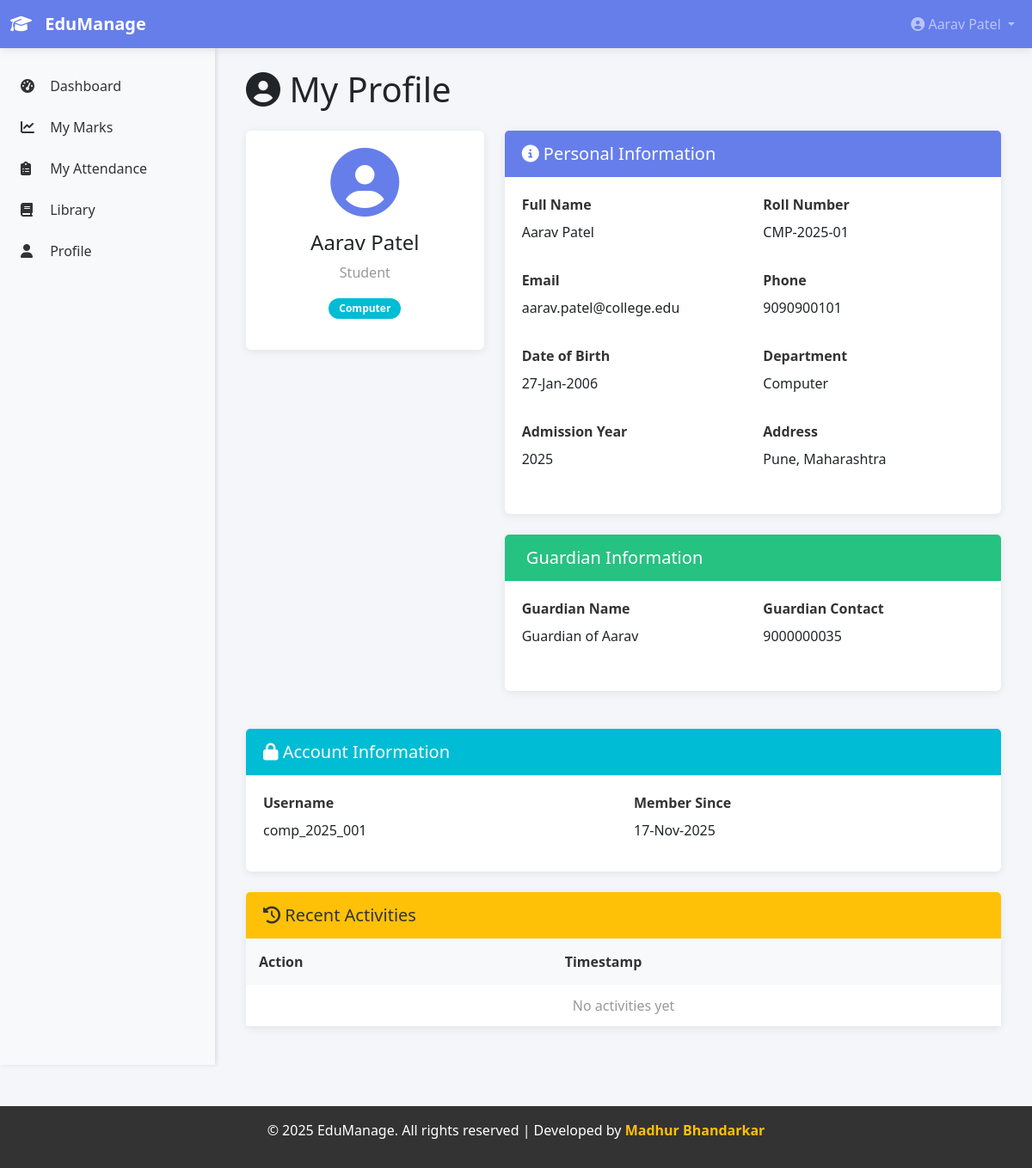
The app's page /pages/student/profile.php (signed in) with its own data.
### tables this page shows
CREATE TABLE users (
    user_id INT AUTO_INCREMENT PRIMARY KEY,
    role_id INT,
    dept_id INT NULL,
    username VARCHAR(50) UNIQUE NOT NULL,
    password_hash VARCHAR(255) NOT NULL,
    full_name VARCHAR(100),
    email VARCHAR(100),
    phone VARCHAR(15),
    created_at TIMESTAMP DEFAULT CURRENT_TIMESTAMP,
    FOREIGN KEY (role_id) REFERENCES roles(role_id) ON DELETE CASCADE,
    FOREIGN KEY (dept_id) REFERENCES departments(dept_id) ON DELETE SET NULL
);

CREATE TABLE students (
    student_id INT AUTO_INCREMENT PRIMARY KEY,
    user_id INT UNIQUE,
    roll_no VARCHAR(20) UNIQUE NOT NULL,
    admission_year YEAR,
    dob DATE,
    address VARCHAR(255),
    guardian_name VARCHAR(100),
    guardian_contact VARCHAR(15),
    FOREIGN KEY (user_id) REFERENCES users(user_id) ON DELETE CASCADE
);

CREATE TABLE departments (
    dept_id INT AUTO_INCREMENT PRIMARY KEY,
    dept_name VARCHAR(50) UNIQUE NOT NULL
);

### includes/functions.php (called while the page is built, shortened)
<?php
function getUserInfo($user_id) {
    global $conn;
    $query = "SELECT * FROM users WHERE user_id = ?";
    $stmt = $conn->prepare($query);
    $stmt->bind_param("i", $user_id);
    $stmt->execute();
    return $stmt->get_result()->fetch_assoc();
}
function getStudentInfo($user_id) {
    global $conn;
    $query = "SELECT s.*, u.full_name, u.email, u.phone, d.dept_name
              FROM students s
              JOIN users u ON s.user_id = u.user_id
              LEFT JOIN departments d ON u.dept_id = d.dept_id
              WHERE s.user_id = ?";
    $stmt = $conn->prepare($query);
    $stmt->bind_param("i", $user_id);
    $stmt->execute();
    return $stmt->get_result()->fetch_assoc();
}
?>

### pages/student/profile.php (the view, shortened to what this page needs)
<?php
require_once('../../includes/db.php');
require_once('../../includes/functions.php');
require_once('../../includes/header.php');
global $conn;
$student = getStudentInfo($_SESSION['user_id']);
$user = getUserInfo($_SESSION['user_id']);
?>
<div class="d-flex">
    <?php require_once('../../includes/sidebar.php'); ?>
    <main class="flex-grow-1 p-4">
        <div class="container-fluid">
            <h1 class="mb-4"><i class="fas fa-user-circle"></i> My Profile</h1>
            <div class="row">
                <div class="col-md-4">
                    <div class="card text-center mb-4">
                        <div class="card-body">
                            <div class="mb-3">
                                <i class="fas fa-user-circle fa-5x text-primary"></i>
                            </div>
                            <h4><?php echo $student['full_name']; ?></h4>
                            <p class="text-muted">Student</p>
                            <p class="badge bg-info"><?php echo $student['dept_name']; ?></p>
                        </div>
                    </div>
                </div>
                <div class="col-md-8">
                    <div class="card">
                        <div class="card-header bg-primary text-white">
                            <h5 class="mb-0"><i class="fas fa-info-circle"></i> Personal Information</h5>
                        </div>
                        <div class="card-body">
                            <div class="row mb-3">
                                <div class="col-md-6">
                                    <label class="form-label"><strong>Full Name</strong></label>
                                    <p><?php echo $student['full_name']; ?></p>
                                </div>
                                <div class="col-md-6">
                                    <label class="form-label"><strong>Roll Number</strong></label>
                                    <p><?php echo $student['roll_no']; ?></p>
                                </div>
                            </div>
                            <div class="row mb-3">
                                <div class="col-md-6">
                                    <label class="form-label"><strong>Email</strong></label>
                                    <p><?php echo $student['email']; ?></p>
                                </div>
                                <div class="col-md-6">
                                    <label class="form-label"><strong>Phone</strong></label>
                                    <p><?php echo $student['phone']; ?></p>
                                </div>
                            </div>
                            <div class="row mb-3">
                                <div class="col-md-6">
                                    <label class="form-label"><strong>Date of Birth</strong></label>
                                    <p><?php echo $student['dob'] ? date('d-M-Y', strtotime($student['dob'])) : 'N/A'; ?></p>
                                </div>
                                <div class="col-md-6">
                                    <label class="form-label"><strong>Department</strong></label>
                                    <p><?php echo $student['dept_name']; ?></p>
                                </div>
                            </div>
                            <div class="row mb-3">
                                <div class="col-md-6">
                                    <label class="form-label"><strong>Admission Year</strong></label>
                                    <p><?php echo $student['admission_year']; ?></p>
                                </div>
                                <div class="col-md-6">
                                    <label class="form-label"><strong>Address</strong></label>
                                    <p><?php echo $student['address']; ?></p>
                                </div>
                            </div>
                        </div>
                    </div>
                    <div class="card mt-4">
                        <div class="card-header bg-success text-white">
                            <h5 class="mb-0"><i class="fas fa-family"></i> Guardian Information</h5>
                        </div>
                        <div class="card-body">
                            <div class="row mb-3">
                                <div class="col-md-6">
                                    <label class="form-label"><strong>Guardian Name</strong></label>
                                    <p><?php echo $student['guardian_name']; ?></p>
                                </div>
                                <div class="col-md-6">
                                    <label class="form-label"><strong>Guardian Contact</strong></label>
                                    <p><?php echo $student['guardian_contact']; ?></p>
                                </div>
                            </div>
                        </div>
                    </div>
                </div>
            </div>
            <div class="card mt-4">
                <div class="card-header bg-info text-white">
                    <h5 class="mb-0"><i class="fas fa-lock"></i> Account Information</h5>
                </div>
                <div class="card-body">
                    <div class="row">
                        <div class="col-md-6">
                            <label class="form-label"><strong>Username</strong></label>
                            <p><?php echo $user['username']; ?></p>
                        </div>
                        <div class="col-md-6">
                            <label class="form-label"><strong>Member Since</strong></label>
                            <p><?php echo date('d-M-Y', strtotime($user['created_at'])); ?></p>
                        </div>
                    </div>
                </div>
            </div>
            <div class="card mt-4">
                <div class="card-header bg-warning text-white">
                    <h5 class="mb-0"><i class="fas fa-history"></i> Recent Activities</h5>
                </div>
                <div class="table-responsive">
                    <table class="table table-hover mb-0 table-sm">
                        <thead class="table-light">
                            <tr>
                                <th>Action</th>
                                <th>Timestamp</th>
                            </tr>
                        </thead>
                        <tbody>
                            <?php
                            $activities_query = "SELECT * FROM activity_log WHERE user_id = ? ORDER BY timestamp DESC LIMIT 10";
                            $stmt = $conn->prepare($activities_query);
                            $stmt->bind_param("i", $_SESSION['user_id']);
                            $stmt->execute();
                            $activities = $stmt->get_result()->fetch_all(MYSQLI_ASSOC);
                            if (count($activities) > 0):
                                foreach ($activities as $activity):
                            ?>
                                <tr>
                                    <td><?php echo $activity['action']; ?></td>
                                    <td><?php echo date('d-M-Y H:i', strtotime($activity['timestamp'])); ?></td>
                                </tr>
                            <?php
                                endforeach;
                            else:
                            ?>
                                <tr>
                                    <td colspan="2" class="text-center text-muted">No activities yet</td>
                                </tr>
                            <?php endif; ?>
                        </tbody>
                    </table>
                </div>
            </div>
        </div>
    </main>
</div>
<?php require_once('../../includes/footer.php'); ?>

### includes/header.php (shortened to what this page needs)
<?php
require_once(__DIR__ . '/db.php');
require_once(__DIR__ . '/functions.php');
$user = getUserInfo($_SESSION['user_id']);
?>
<!DOCTYPE html>
<html lang="en">
<head>
    <link href="https://cdn.jsdelivr.net/npm/bootstrap@5.3.0/dist/css/bootstrap.min.css" rel="stylesheet">
    <link rel="stylesheet" href="https://cdnjs.cloudflare.com/ajax/libs/font-awesome/6.4.0/css/all.min.css">
    <link rel="stylesheet" href="<?php echo APP_URL; ?>/assets/css/style.css">
</head>
<body>
    <nav class="navbar navbar-expand-lg navbar-dark bg-primary sticky-top">
        <div class="container-fluid">
            <a class="navbar-brand" href="<?php echo APP_URL; ?>">
                <i class="fas fa-graduation-cap"></i> <?php echo APP_NAME; ?>
            </a>
            <div class="collapse navbar-collapse" id="navbarNav">
                <ul class="navbar-nav ms-auto">
                    <li class="nav-item dropdown">
                        <a class="nav-link dropdown-toggle" href="#" id="userDropdown" role="button" data-bs-toggle="dropdown">
                            <i class="fas fa-user-circle"></i> <?php echo $user['full_name']; ?>
                        </a>
                    </li>
                </ul>
            </div>
        </div>
    </nav>

### assets/css/style.css (style rules this page uses)
* { margin: 0; padding: 0; box-sizing: border-box; }
body { font-family: 'Segoe UI', Tahoma, Geneva, Verdana, sans-serif; background-color: #f5f6fa; }
main { background-color: #f5f6fa; }
.card { border: none; box-shadow: 0 2px 10px rgba(0,0,0,0.08); margin-bottom: 20px; transition: all 0.3s ease; }
.card-header { border: none; padding: 15px 20px; font-weight: 600; }
.card-body { padding: 20px; }
.table { margin-bottom: 0; }
.table thead { background-color: #f8f9fa; }
.table th { border: none; font-weight: 600; color: #333; padding: 15px; }
.table td { padding: 12px 15px; border-color: #e9ecef; vertical-align: middle; }
.badge { padding: 6px 12px; border-radius: 20px; font-weight: 600; font-size: 12px; }
.form-label { font-weight: 600; color: #333; margin-bottom: 8px; }
.navbar { box-shadow: 0 2px 10px rgba(0,0,0,0.1); }
.navbar-brand { font-weight: 700; font-size: 20px; }
.navbar-brand i { margin-right: 10px; }
.text-primary { color: #667eea !important; }
.text-muted { color: #999 !important; }
.bg-primary { background-color: #667eea !important; }
.bg-success { background-color: #26c281 !important; }
.bg-info { background-color: #00bcd4 !important; }
.bg-warning { background-color: #ffc107 !important; color: #333 !important; }

### records on screen
users: full_name "Aarav Patel", username "comp_2025_001", created_at "17-Nov-2025"
students: user.full_name "Aarav Patel", departments.dept_name "Computer", roll_no "CMP-2025-01", user.email "aarav.patel@college.edu", user.phone "9090900101", dob "27-Jan-2006", admission_year "2025", address "Pune, Maharashtra", guardian_name "Guardian of Aarav", guardian_contact "9000000035"

### other values on screen
APP_NAME "EduManage"
